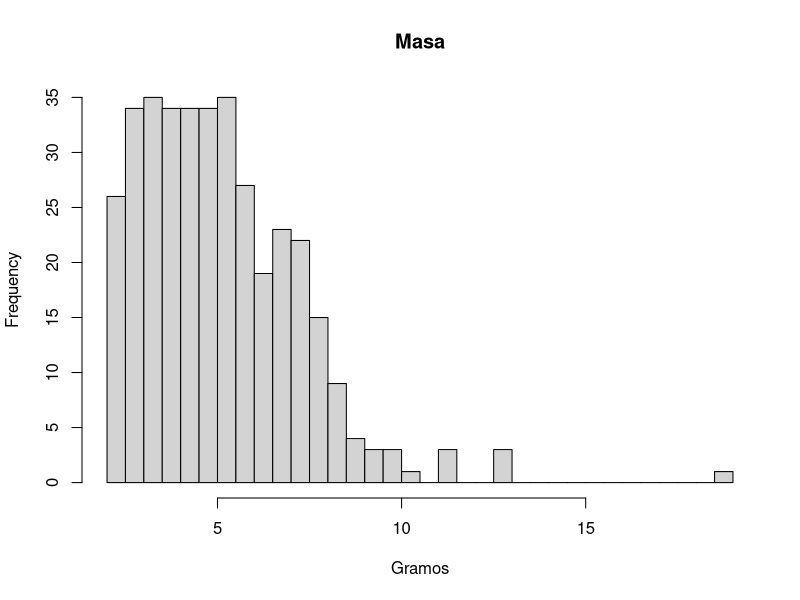
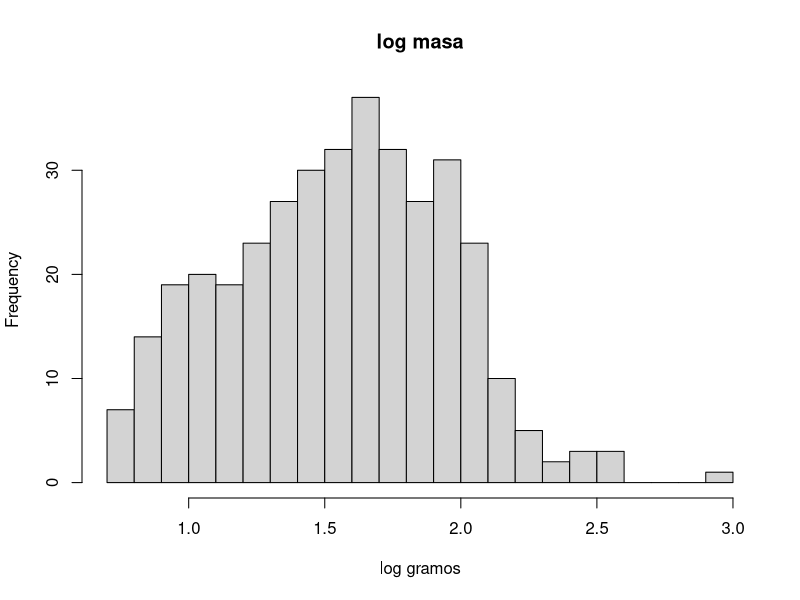
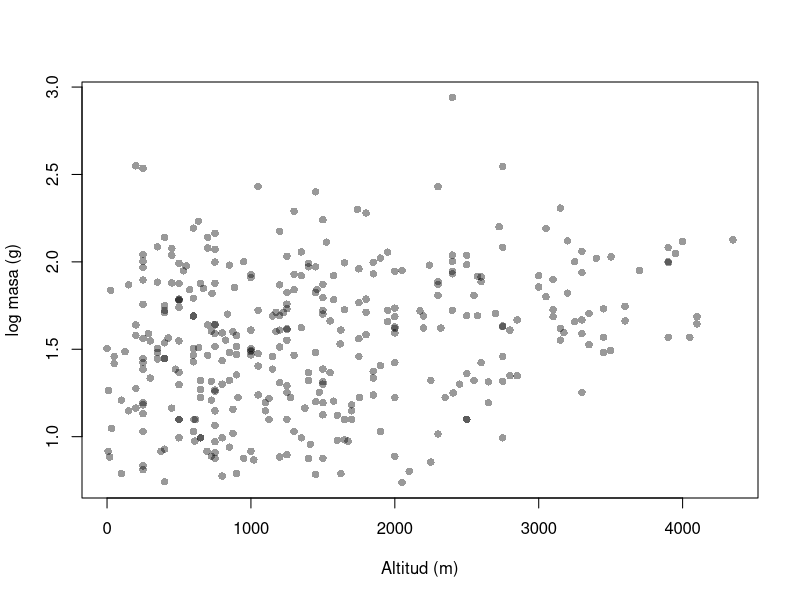

These charts were generated, in order, by the following R code:
# Dia 1, bloque 3. Datos reales con BirdBase

# check.names = FALSE conserva los nombres originales, que tienen espacios
datos <- read.csv("datos/birdbase/birdbase.csv", check.names = FALSE, stringsAsFactors = FALSE)
#datos <- datos[,1:25]
# Mirar antes de modificar. Siempre
dim(datos)
str(datos[, 1:10])
names(datos)

# Asegurandonos que solo sean colibries
colibries <- datos[datos$`Family IOC 15.1` == "Trochilidae", ]
nrow(colibries)

# Nos quedamos con lo que vamos a usar y le ponemos nombres manejables
colibries <- data.frame(
  especie = colibries$`Latin (BirdLife > IOC > Clements>AviList)`,
  masa = colibries$"Average Mass",
  masa_min_macho = colibries$"Male MinMass",
  masa_max_macho = colibries$"Male MaxMass",
  x_min = colibries$"Xmin",
  norm_min = colibries$"NormMin",
  norm_max = colibries$"NormMax",
  x_max = colibries$"Xmax",
  stringsAsFactors = FALSE
)

str(colibries)
dim(colibries)

# La altitud puede que no siempre sea un numero
head(sort(unique(colibries$norm_min)))
table(colibries$norm_min[is.na(suppressWarnings(as.numeric(colibries$norm_min)))])

# L es tierras bajas, F es piedemonte, M es montano
convertir_altitud <- function(x) {
  x <- trimws(as.character(x))
  equivalencias <- c(L = 250, F = 750, M = 1500)
  numerico <- suppressWarnings(as.numeric(x))
  letra <- x %in% names(equivalencias)
  numerico[letra] <- equivalencias[x[letra]]
  numerico
}

colibries$norm_min <- convertir_altitud(colibries$norm_min)
colibries$norm_max <- convertir_altitud(colibries$norm_max)

# Convertir letras a numeros es una decision, no un paso obligatorio
colibries$altitud <- (colibries$norm_min + colibries$norm_max) / 2

# Cuanto falta y donde (missing data)
sum(is.na(colibries$masa))
sum(is.na(colibries$altitud))
colSums(is.na(colibries))
?colSums

# Explorar
summary(colibries$masa)
summary(colibries$altitud)

hist(colibries$masa, breaks = 30, main = "Masa", xlab = "Gramos")
hist(log(colibries$masa), breaks = 30, main = "log masa", xlab = "log gramos")

plot(colibries$altitud, log(colibries$masa), pch = 16, col = rgb(0, 0, 0, 0.4),
     xlab = "Altitud (m)", ylab = "log masa (g)")

# Una regresion normal. Ignora la filogenia, y por eso puede ser incorrecta
summary(lm(log(masa) ~ altitud, data = colibries))

# Mañana vemos por que puede dar parametros incorrectos y como se corrige
completos <- colibries[!is.na(colibries$masa) & !is.na(colibries$altitud), ]
nrow(completos)

write.csv(completos, "datos/colibries_limpio.csv", row.names = FALSE)
#Estudiar
